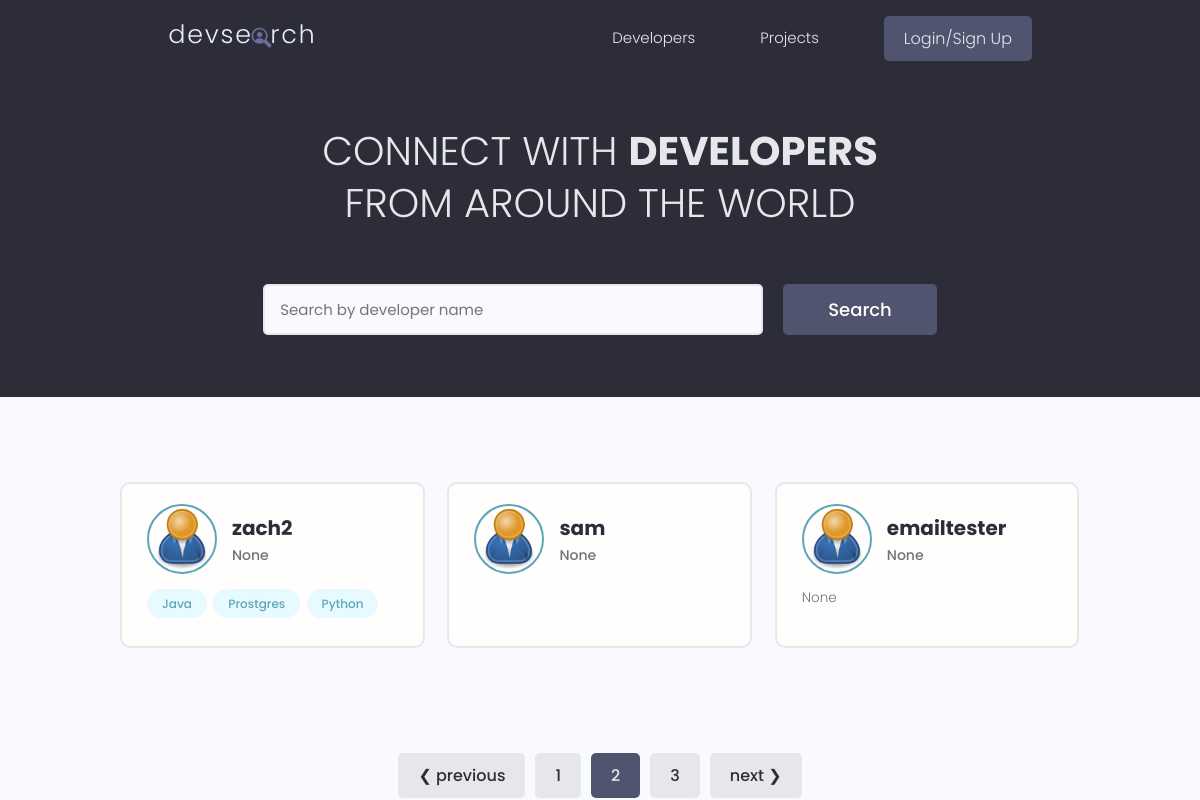
Page /?page=2 on the earlier database version.
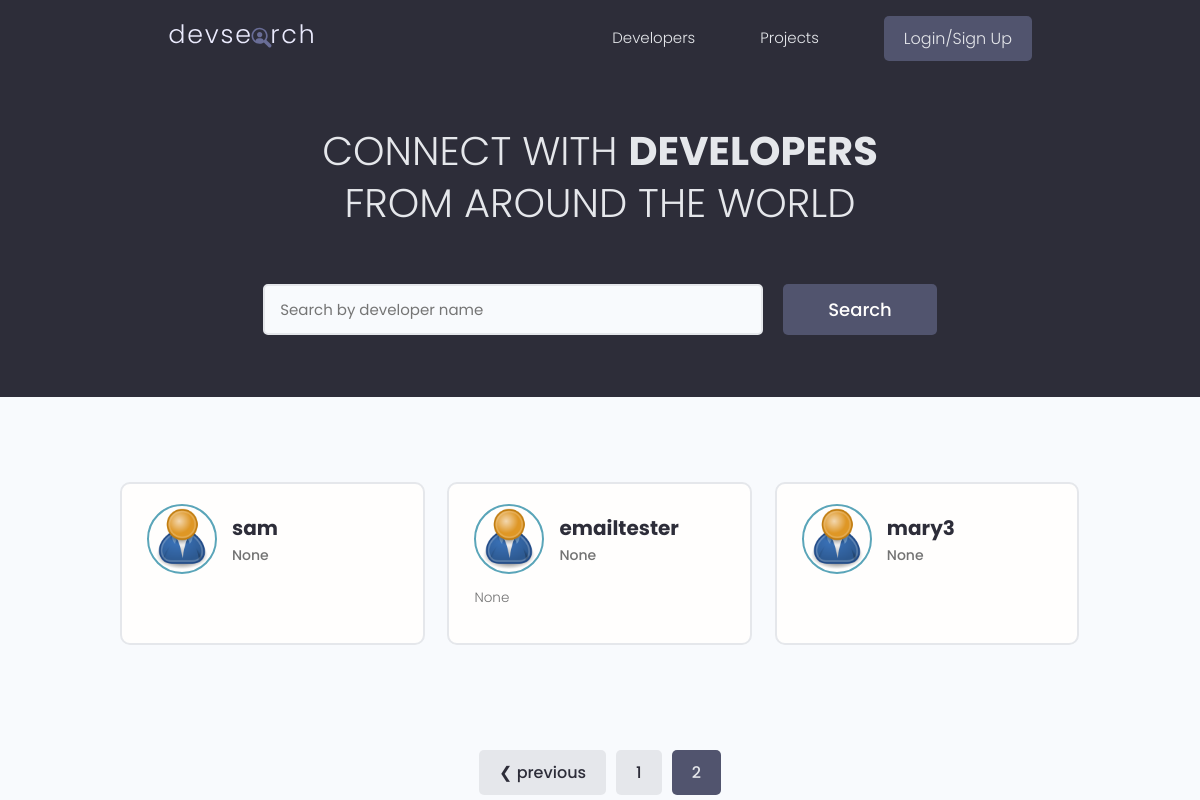
Same page on the later database version.
### users/models.py (models this page shows, shortened)
class Profile(models.Model):
    user = models.OneToOneField(User, on_delete=models.CASCADE, null=True, blank=True)
    name = models.CharField(max_length=200,null=True, blank=True)
    email = models.EmailField(max_length=500, blank=True, null=True)
    username = models.CharField(max_length=200,null=True, blank=True)
    location = models.CharField(max_length=200,null=True, blank=True)
    short_intro = models.CharField(max_length=200,null=True, blank=True)
    bio = models.TextField(null=True, blank=True)
    profile_image = models.ImageField(null=True, blank=True, upload_to='profiles/', default="profiles/user-default.png" )
    social_github = models.CharField(max_length=200,null=True, blank=True)
    social_twitter = models.CharField(max_length=200,null=True, blank=True)
    social_linkedin = models.CharField(max_length=200,null=True, blank=True)
    social_youtube = models.CharField(max_length=200,null=True, blank=True)
    social_website = models.CharField(max_length=200,null=True, blank=True)
    id = models.UUIDField(default=uuid.uuid4, unique=True, primary_key=True, editable=False)
    created = models.DateTimeField(auto_now_add=True)
    class Meta:
        ordering = ['created']
    @property
    def imageURL(self):
        try:
            url = self.profile_image.url
        except:
            url = ""
        return url

class Skill(models.Model):
    owner = models.ForeignKey(Profile, on_delete=models.CASCADE, null=True, blank=True)
    name = models.CharField(max_length=200,null=True, blank=True)
    description = models.TextField(null=True, blank=True)
    created = models.DateTimeField(auto_now_add=True)
    id = models.UUIDField(default=uuid.uuid4, unique=True, primary_key=True, editable=False)
    def __str__(self) -> str:
        return str(self.name)

### users/views.py (the view)
# urls.py: path('', views.profiles, name="profiles"),
def profiles(request):
    profiles, search_query = searchProfiles(request)
    custom_range, profiles = paginateProfiles(request, profiles, 3)
    context = {'profiles': profiles, 'search_query':search_query, 'custom_range': custom_range }
    return render(request, 'users/profiles.html', context)

### users/utils.py (called while the page is built)
def paginateProfiles(request, profiles, results):
    page = request.GET.get('page')
    print('page', page)
    paginator = Paginator(profiles, results)
    try:
        profiles = paginator.page(page)
        print('profiles', profiles)
    except PageNotAnInteger:
        page = 1
        profiles = paginator.page(page)
    except EmptyPage:
        page = paginator.num_pages
        profiles = paginator.page(page)
    leftIndex = (int(page) - 4)
    if leftIndex < 1:
        leftIndex = 1
    rightIndex = (int(page) + 5)
    if rightIndex > paginator.num_pages:
        rightIndex = paginator.num_pages + 1
    custom_range = range(leftIndex, rightIndex)
    return custom_range, profiles

def searchProfiles(request):
    search_query = ''
    if request.GET.get('search_query'):
        search_query = request.GET.get('search_query')
    skills = Skill.objects.filter(name__icontains=search_query)
    profiles = Profile.objects.distinct().filter(
    Q(name__icontains=search_query)|
    Q(short_intro__icontains=search_query)|
    Q(skill__in=skills)
    )
    return profiles, search_query

### users/templates/users/profiles.html (shortened to what this page needs)
{% extends "main.html" %}
{% block content %}
<main class="home">
    <section class="hero-section text-center">
      <div class="container container--narrow">
        <div class="hero-section__box">
          <h2>CONNECT WITH <span>DEVELOPERS</span></h2>
          <h2>FROM AROUND THE WORLD</h2>
        </div>
        <div class="hero-section__search">
          <form class="form" action="{% url 'profiles' %}" method="get">
            <div class="form__field">
              <input class="input input--text" id="formInput#search" type="text" name="search_query" value="{{ search_query }}"
                placeholder="Search by developer name" />
            </div>
            <input class="btn btn--sub btn--lg" type="submit" value="Search" />
          </form>
        </div>
      </div>
    </section>
    <section class="devlist">
      <div class="container">
        <div class="grid grid--three">
        {% for profile in profiles %}
          <div class="column card">
            <div class="dev">
              <a href="{% url 'user-profile' profile.id %}" class="card__body">
                <div class="dev__profile">
                  <img class="avatar avatar--md" src="{{ profile.imageURL }}" alt="image" />
                  <div class="dev__meta">
                    <h3>{{ profile.name }}</h3>
                    <h5>{{ profile.short_intro }}</h5>
                  </div>
                </div>
                <p class="dev__info">{{ profile.bio|slice:"60" }}</p>
                <div class="dev__skills">
                {% for skill in profile.skill_set.all|slice:5 %}
                  <span class="tag tag--pill tag--main">
                    <small>{{ skill }}</small>
                  </span>
                {% endfor %}
                </div>
              </a>
            </div>
          </div>
        {% endfor %}
        </div>
      </div>
    </section>
    {% include "pagination.html" with queryset=profiles custom_range=custom_range %}
  </main>
{% endblock content %}

Differences in the rows shown:
removed Profile: imageURL (placeholder picture), name "zach2", short_intro "None"
removed Skill: name "Java"
removed Skill: name "Prostgres"
removed Skill: name "Python"
added Profile: imageURL (placeholder picture), name "mary3", short_intro "None"
Other differences:
list line gone: "3"
text no longer shown: "next ❯"
